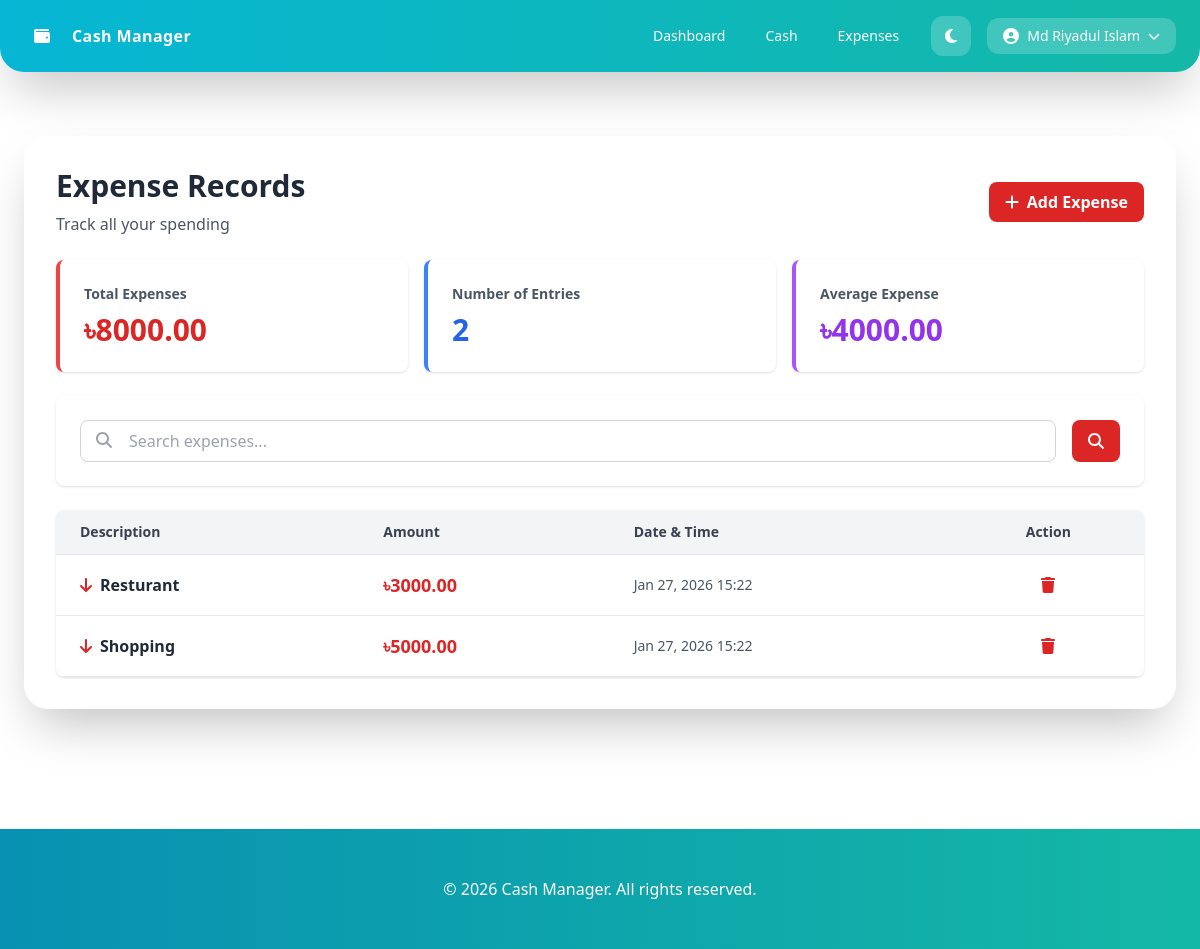
The page /expense-list/ (signed in) on the database its author committed.
### ManageCash/models.py (models this page shows)
class Expense(models.Model):
    user = models.ForeignKey(User, on_delete=models.CASCADE)
    description = models.TextField()
    amount = models.DecimalField(max_digits=10, decimal_places=2)
    datetime = models.DateTimeField(auto_now_add=True)

### ManageCash/views.py (the view)
# urls.py: path('expense-list/', views.expense_list, name='expense_list'),
@login_required(login_url='login')
def expense_list(request):
    expenses = Expense.objects.filter(user=request.user).order_by('-datetime')
    search_query = request.GET.get('q', '')
    if search_query:
        expenses = expenses.filter(description__icontains=search_query)
    total = expenses.aggregate(Sum('amount'))['amount__sum'] or 0
    count = expenses.count()
    average = total / count if count > 0 else 0
    context = {
        'expenses': expenses,
        'search_query': search_query,
        'total': total,
        'average': average,
    }
    return render(request, 'ManageCash/expense_list.html', context)

### templates/ManageCash/expense_list.html (shortened to what this page needs)
{% extends 'base.html' %}
{% block content %}
<div class="space-y-6">
    <div class="flex items-center justify-between">
        <div>
            <h1 class="text-3xl font-bold text-gray-800">Expense Records</h1>
            <p class="text-gray-600 mt-2">Track all your spending</p>
        </div>
        <a href="{% url 'add_expense' %}" class="bg-red-600 hover:bg-red-700 text-white font-bold py-2 px-4 rounded-lg transition">
            <i class="fas fa-plus mr-2"></i>Add Expense
        </a>
    </div>
    <div class="grid grid-cols-1 md:grid-cols-3 gap-4">
        <div class="bg-white rounded-lg shadow p-6 border-l-4 border-red-500">
            <p class="text-gray-600 text-sm font-semibold">Total Expenses</p>
            <p class="text-3xl font-bold text-red-600 mt-2">৳{{ total|floatformat:2 }}</p>
        </div>
        <div class="bg-white rounded-lg shadow p-6 border-l-4 border-blue-500">
            <p class="text-gray-600 text-sm font-semibold">Number of Entries</p>
            <p class="text-3xl font-bold text-blue-600 mt-2">{{ expenses|length }}</p>
        </div>
        <div class="bg-white rounded-lg shadow p-6 border-l-4 border-purple-500">
            <p class="text-gray-600 text-sm font-semibold">Average Expense</p>
            <p class="text-3xl font-bold text-purple-600 mt-2">৳{{ average|floatformat:2 }}</p>
        </div>
    </div>
    <div class="bg-white rounded-lg shadow p-6">
        <form method="GET" class="flex gap-4">
            <div class="flex-1 relative">
                <i class="fas fa-search absolute left-4 top-3 text-gray-400"></i>
                <input type="text" name="q" class="w-full pl-12 pr-4 py-2 border border-gray-300 rounded-lg focus:outline-none focus:ring-2 focus:ring-red-500"
                       placeholder="Search expenses..." value="{{ search_query }}">
            </div>
            <button type="submit" class="bg-red-600 hover:bg-red-700 text-white font-bold py-2 px-4 rounded-lg transition">
                <i class="fas fa-search"></i>
            </button>
        </form>
    </div>
    <div class="bg-white rounded-lg shadow overflow-hidden">
        {% if expenses %}
            <div class="overflow-x-auto">
                <table class="w-full">
                    <thead class="bg-gray-100 border-b">
                        <tr>
                            <th class="px-6 py-3 text-left text-sm font-semibold text-gray-700">Description</th>
                            <th class="px-6 py-3 text-left text-sm font-semibold text-gray-700">Amount</th>
                            <th class="px-6 py-3 text-left text-sm font-semibold text-gray-700">Date & Time</th>
                            <th class="px-6 py-3 text-center text-sm font-semibold text-gray-700">Action</th>
                        </tr>
                    </thead>
                    <tbody>
                        {% for expense in expenses %}
                            <tr class="border-b hover:bg-gray-50 transition">
                                <td class="px-6 py-4">
                                    <div class="flex items-center space-x-2">
                                        <i class="fas fa-arrow-down text-red-600"></i>
                                        <span class="font-semibold text-gray-800">{{ expense.description|truncatewords:5 }}</span>
                                    </div>
                                </td>
                                <td class="px-6 py-4">
                                    <span class="text-lg font-bold text-red-600">৳{{ expense.amount|floatformat:2 }}</span>
                                </td>
                                <td class="px-6 py-4 text-sm text-gray-600">
                                    {{ expense.datetime|date:"M d, Y H:i" }}
                                </td>
                                <td class="px-6 py-4 text-center">
                                    <a href="{% url 'delete_expense' expense.pk %}" class="text-red-600 hover:text-red-800 font-semibold transition">
                                        <i class="fas fa-trash"></i>
                                    </a>
                                </td>
                            </tr>
                        {% endfor %}
                    </tbody>
                </table>
            </div>
        {% endif %}
    </div>
</div>
{% endblock %}

### templates/base.html (shortened to what this page needs)
<!DOCTYPE html>
<html lang="en" id="htmlRoot">
<head>
<script src="https://cdn.tailwindcss.com"></script>
</head>
<body>
<header id="header" class="shadow-2xl px-6 py-4 rounded-b-3xl">
  <div class="max-w-7xl mx-auto flex justify-between items-center">
    <a href="{% url 'dashboard' %}" class="flex items-center gap-3">
      <div class="w-9 h-9 flex items-center justify-center rounded-xl">
        <i class="fas fa-wallet text-white"></i>
      </div>
      <span class="font-bold tracking-wide text-white">Cash Manager</span>
    </a>
    <div class="flex items-center gap-4">
      <nav class="hidden md:flex gap-2">
        <a href="{% url 'dashboard' %}" class="px-4 py-2 rounded-xl text-sm text-white">Dashboard</a>
        <a href="{% url 'cash_list' %}" class="px-4 py-2 rounded-xl text-sm text-white">Cash</a>
        <a href="{% url 'expense_list' %}" class="px-4 py-2 rounded-xl text-sm text-white">Expenses</a>
      </nav>
      <button id="themeBtn" class="w-10 h-10 rounded-xl flex items-center justify-center bg-white/20">
        <i id="themeIcon" class="fas fa-moon text-white"></i>
      </button>
      <details class="relative">
        <summary class="list-none cursor-pointer flex items-center gap-2 px-4 py-2 rounded-xl bg-white/20">
          <i class="fas fa-user-circle text-white"></i>
          <span class="text-sm text-white">{{ user.first_name|default:user.username }}</span>
          <i class="fas fa-chevron-down text-xs text-white"></i>
        </summary>
      </details>
    </div>
  </div>
</header>
<main class="max-w-7xl mx-auto px-6 py-10">
  <div id="contentCard" class="card p-8 rounded-3xl shadow-2xl">
    {% block content %}{% endblock %}
  </div>
</main>
<footer id="footer" class="mt-20 px-6 py-12 text-white text-center">
  © 2026 Cash Manager. All rights reserved.
</footer>
</body>
</html>

### templates/base.html (style rules this page uses)
body, header, footer, .card, .message { transition: all 0.5s ease; }

### rows shown on the page
Expense: description "Resturant", amount "3000.00", datetime "Jan 27, 2026 15:22"
Expense: description "Shopping", amount "5000.00", datetime "Jan 27, 2026 15:22"

### other values the page prints
{{ user.first_name|default:user.username }} "Md Riyadul Islam"
{{ total|floatformat:2 }} "8000.00"
{{ expenses|length }} "2"
{{ average|floatformat:2 }} "4000.00"
